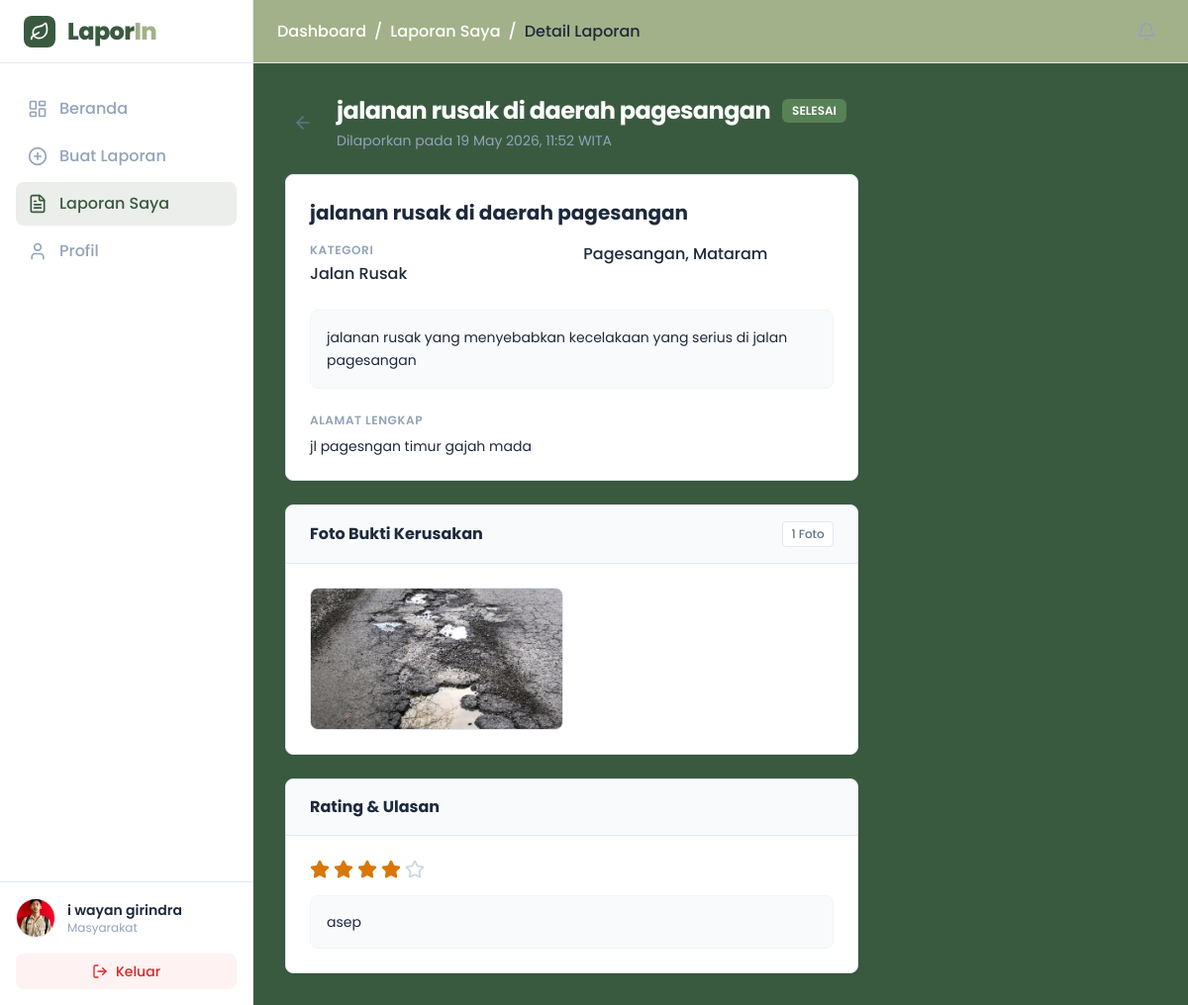
The page /user/detailLaporan.php?id=7 (signed in) on the database its author committed.
### tables this page shows
CREATE TABLE `users` (
  `id` int(10) NOT NULL,
  `nama` varchar(50) NOT NULL,
  `nik` varchar(50) NOT NULL,
  `username` varchar(50) NOT NULL,
  `password` varchar(100) NOT NULL,
  `gender` enum('Laki-laki','Perempuan') NOT NULL,
  `alamat` text NOT NULL,
  `foto` varchar(255) NOT NULL
);

CREATE TABLE `laporan` (
  `id` int(11) NOT NULL,
  `user_id` int(11) NOT NULL,
  `judul` varchar(100) NOT NULL,
  `kategori` varchar(50) NOT NULL,
  `deskripsi` text NOT NULL,
  `foto` varchar(255) DEFAULT NULL,
  `rating` int(1) DEFAULT NULL,
  `ulasan` text DEFAULT NULL,
  `alamat` text NOT NULL,
  `kecamatan` varchar(50) NOT NULL,
  `kelurahan` varchar(50) NOT NULL,
  `latitude` decimal(10,8) DEFAULT NULL,
  `longitude` decimal(11,8) DEFAULT NULL,
  `status` enum('Menunggu','Diproses','Selesai','Ditolak') DEFAULT 'Menunggu',
  `tanggal` timestamp NOT NULL DEFAULT current_timestamp()
);

### user/detailLaporan.php (the view, shortened to what this page needs)
<?php
require __DIR__ . '/../database/conection.php';
$user_id = $_SESSION['user_id'];
$id_laporan = $_GET['id'];
$stmt_laporan = $pdo->prepare("SELECT * FROM laporan WHERE id = :id_laporan AND user_id = :user_id");
$stmt_laporan->execute([':id_laporan' => $id_laporan, ':user_id' => $user_id]);
$laporan = $stmt_laporan->fetch();
?>
<!DOCTYPE html>
<html lang="id">
<head>
    <script src="https://cdn.tailwindcss.com"></script>
</head>
<body class="bg-light text-dark font-sans h-screen flex overflow-hidden">
    <?php include 'sidebar.php'; ?>
    <div class="flex-1 flex flex-col h-screen overflow-hidden">
        <header
            class="h-16 bg-accent border-b border-slate-200 flex items-center justify-between px-4 sm:px-6 z-30 shrink-0">
            <div class="hidden sm:block">
                <nav class="flex text-white text-muted font-medium">
                    <a href="beranda.php" class="hover:text-dark">Dashboard</a>
                    <span class="mx-2">/</span>
                    <a href="daftarLaporan.php" class="hover:text-dark">Laporan Saya</a>
                    <span class="mx-2">/</span>
                    <span class="text-dark">Detail Laporan</span>
                </nav>
            </div>
            <div class="flex items-center ml-auto">
                <button
                    class="relative p-2 text-muted hover:text-dark rounded-full hover:bg-slate-50 transition-colors">
                    <i data-lucide="bell" class="w-5 h-5"></i>
                </button>
            </div>
        </header>
        <main class="flex-1 overflow-y-auto bg-primary p-4 sm:p-6 lg:p-8">
            <div class="max-w-5xl mx-auto space-y-6">
                <div class="flex flex-col sm:flex-row justify-between items-start sm:items-center gap-4">
                    <div class="flex items-center">
                        <button
                            class="mr-4 p-2 rounded-lg hover:bg-slate-200 transition-colors text-slate-500 hover:text-dark focus:outline-none focus:ring-2 focus:ring-primary"
                            title="Kembali" onclick="history.back()">
                            <i data-lucide="arrow-left" class="w-5 h-5"></i>
                        </button>
                        <div>
                            <div class="flex items-center gap-3 mb-1">
                                <h2 class="text-2xl font-bold text-white tracking-tight">
                                    <?php echo $laporan['judul']; ?>
                                </h2>
                                <?php
                                $status = $laporan['status'];
                                if($status == 'Menunggu') {
                                    echo '<span class="inline-flex items-center px-2.5 py-1 rounded-md text-xs font-semibold bg-warning text-white uppercase">Menunggu</span>';
                                } elseif($status == 'Diproses') {
                                    echo '<span class="inline-flex items-center px-2.5 py-1 rounded-md text-xs font-semibold bg-info text-white uppercase">Diproses</span>';
                                } elseif($status == 'Selesai') {
                                    echo '<span class="inline-flex items-center px-2.5 py-1 rounded-md text-xs font-semibold bg-secondary text-white uppercase">Selesai</span>';
                                } elseif($status == 'Ditolak') {
                                    echo '<span class="inline-flex items-center px-2.5 py-1 rounded-md text-xs font-semibold bg-danger text-white uppercase">Ditolak</span>';
                                }
                                ?>
                            </div>
                            <p class="text-muted text-sm">
                                Dilaporkan pada <?php echo date('d F Y, H:i', strtotime($laporan['tanggal'])); ?> WITA
                            </p>
                        </div>
                    </div>
                </div>
                <div class="grid grid-cols-1 lg:grid-cols-3 gap-6">
                    <div class="lg:col-span-2 space-y-6">
                        <div class="bg-white border border-slate-200 rounded-lg shadow-sm overflow-hidden">
                            <div class="p-6">
                                <h3 class="text-xl font-bold text-dark mb-4"><?php echo $laporan['judul']; ?></h3>
                                <div class="grid grid-cols-1 sm:grid-cols-2 gap-y-4 gap-x-6 mb-6">
                                    <div>
                                        <p class="text-xs font-semibold text-slate-400 uppercase tracking-wider mb-1">
                                            Kategori</p>
                                        <div class="flex items-center text-dark font-medium">
                                            <p class="text-dark font-medium"><?php echo $laporan['kategori']; ?></p>
                                        </div>
                                    </div>
                                    <div>
                                        <p class="text-dark font-medium"><?php echo $laporan['kelurahan'] . ', ' . $laporan['kecamatan']; ?></p>
                                    </div>
                                </div>
                                <div>
                                    <p class="text-dark text-sm leading-relaxed bg-slate-50 p-4 rounded-lg border border-slate-100">
                                    <?php echo $laporan['deskripsi']; ?>
                                </p>
                                </div>
                                <div class="mt-6">
                                    <p class="text-xs font-semibold text-slate-400 uppercase tracking-wider mb-2">Alamat
                                        Lengkap</p>
                                    <p class="text-dark text-sm"><?php echo $laporan['alamat']; ?></p>
                                </div>
                            </div>
                        </div>
                        <div class="bg-white border border-slate-200 rounded-lg shadow-sm overflow-hidden">
                            <div
                                class="px-6 py-4 border-b border-slate-200 flex justify-between items-center bg-slate-50">
                                <h3 class="font-bold text-dark">Foto Bukti Kerusakan</h3>
                                <span
                                    class="text-xs font-medium text-slate-500 bg-white px-2 py-1 rounded border border-slate-200"><?php echo (!empty($laporan['foto'])) ? '1 Foto' : '0 Foto'; ?></span>
                            </div>
                            <div class="p-6">
                                <div class="grid grid-cols-2 gap-4">
                                    <?php if(!empty($laporan['foto'])): ?>
                                    <div class="aspect-video bg-slate-100 rounded-lg overflow-hidden border border-slate-200">
                                        <img src="../uploads/foto_laporan/<?php echo $laporan['foto']; ?>"
                                            alt="Foto Laporan" class="w-full h-full object-cover">
                                    </div>
                                    <?php else: ?>
                                    <p class="text-muted text-sm">Tidak ada foto</p>
                                    <?php endif; ?>
                                </div>
                            </div>
                        </div>
                        <?php if($laporan['status'] == 'Selesai'): ?>
                        <div class="bg-white border border-slate-200 rounded-lg shadow-sm overflow-hidden mt-6">
                            <div class="px-6 py-4 border-b border-slate-200 bg-slate-50">
                                <h3 class="font-bold text-dark">Rating & Ulasan</h3>
                            </div>
                            <div class="p-6">
                                <?php if(empty($laporan['rating'])): ?>
                                <form method="POST" action="">
                                    <div class="mb-4">
                                        <label class="block text-sm font-medium text-dark mb-2">Beri Rating (1-5)</label>
                                        <div class="flex gap-1" id="star-rating-container">
                                            <?php for($i=1; $i<=5; $i++): ?>
                                            <label class="cursor-pointer star-label" data-index="<?php echo $i; ?>">
                                                <input type="radio" name="rating" value="<?php echo $i; ?>" class="hidden rating-radio" required>
                                                <div class="p-2 transition-colors star-box text-slate-300">
                                                    <i data-lucide="star" class="w-8 h-8 star-icon stroke-current"></i>
                                                </div>
                                            </label>
                                            <?php endfor; ?>
                                        </div>
                                    </div>
                                    <div class="mb-4">
                                        <label class="block text-sm font-medium text-dark mb-2">Ulasan</label>
                                        <textarea name="ulasan" rows="3" class="w-full px-4 py-2 border border-slate-300 rounded-lg focus:ring-2 focus:ring-primary focus:border-primary outline-none transition-all resize-none" placeholder="Tuliskan ulasan Anda mengenai penanganan laporan ini..." required></textarea>
                                    </div>
                                    <button type="submit" name="submit_ulasan" class="px-4 py-2 bg-primary text-white font-medium rounded-lg hover:bg-primary-dark transition-colors text-sm shadow-sm">
                                        Kirim Ulasan
                                    </button>
                                </form>
                                <?php else: ?>
                                <div class="space-y-4">
                                    <div class="flex items-center gap-1">
                                        <?php for($i=1; $i<=5; $i++): ?>
                                        <i data-lucide="star" class="w-5 h-5 <?php echo ($i <= $laporan['rating']) ? 'text-warning fill-warning' : 'text-slate-300'; ?>"></i>
                                        <?php endfor; ?>
                                    </div>
                                    <p class="text-dark text-sm bg-slate-50 p-4 rounded-lg border border-slate-100">
                                        <?php echo htmlspecialchars($laporan['ulasan']); ?>
                                    </p>
                                </div>
                                <?php endif; ?>
                            </div>
                        </div>
                        <?php endif; ?>
                    </div>
                </div>
            </div>
        </main>
    </div>
</body>
</html>

### user/sidebar.php (shortened to what this page needs)
<?php
$current_page = basename($_SERVER['PHP_SELF']);
$sidebar_user_id = $_SESSION['user_id'] ?? null;
$sidebar_nama = 'User';
$sidebar_foto = null;
if ($sidebar_user_id && isset($pdo)) {
    $stmt_sidebar = $pdo->prepare("SELECT nama, foto FROM users WHERE id = :id");
    $stmt_sidebar->execute([':id' => $sidebar_user_id]);
    if ($sidebar_row = $stmt_sidebar->fetch()) {
        $sidebar_nama = $sidebar_row['nama'];
        $sidebar_foto = $sidebar_row['foto'];
    }
}
?>
<aside id="sidebar"
    class="fixed inset-y-0 left-0 bg-white w-64 border-r border-slate-200 z-50 transform -translate-x-full lg:translate-x-0 lg:static lg:flex lg:flex-col transition-transform duration-300 ease-in-out">
    <div class="h-16 flex items-center px-6 border-b border-slate-200">
        <div class="w-8 h-8 bg-primary rounded-lg flex items-center justify-center text-white mr-3">
            <i data-lucide="leaf" class="w-5 h-5"></i>
        </div>
        <span class="text-primary font-extrabold text-2xl tracking-tight">Lapor<span class="text-accent">In</span></span>
    </div>
    <nav class="flex-1 px-4 py-6 space-y-1 overflow-y-auto">
        <a href="beranda.php" class="flex items-center px-3 py-2.5 <?php echo ($current_page == 'beranda.php') ? 'bg-primary/10 text-primary' : 'text-muted hover:text-dark hover:bg-slate-50 transition-colors'; ?> rounded-lg font-medium group">
            <i data-lucide="layout-dashboard" class="w-5 h-5 mr-3 <?php echo ($current_page == 'beranda.php') ? '' : 'group-hover:text-primary transition-colors'; ?>"></i>
            Beranda
        </a>
        <a href="buatLaporan.php"
            class="flex items-center px-3 py-2.5 <?php echo ($current_page == 'buatLaporan.php') ? 'bg-primary/10 text-primary' : 'text-muted hover:text-dark hover:bg-slate-50 transition-colors'; ?> rounded-lg font-medium group">
            <i data-lucide="plus circle" class="w-5 h-5 mr-3 <?php echo ($current_page == 'buatLaporan.php') ? '' : 'group-hover:text-primary transition-colors'; ?>"></i>
            Buat Laporan
        </a>
        <a href="daftarLaporan.php"
            class="flex items-center px-3 py-2.5 <?php echo (in_array($current_page, ['daftarLaporan.php', 'detailLaporan.php', 'editLaporan.php'])) ? 'bg-primary/10 text-primary' : 'text-muted hover:text-dark hover:bg-slate-50 transition-colors'; ?> rounded-lg font-medium group">
            <i data-lucide="file-text" class="w-5 h-5 mr-3 <?php echo (in_array($current_page, ['daftarLaporan.php', 'detailLaporan.php', 'editLaporan.php'])) ? '' : 'group-hover:text-primary transition-colors'; ?>"></i>
            Laporan Saya
        </a>
        <a href="profile.php"
            class="flex items-center px-3 py-2.5 <?php echo ($current_page == 'profile.php') ? 'bg-primary/10 text-primary' : 'text-muted hover:text-dark hover:bg-slate-50 transition-colors'; ?> rounded-lg font-medium group">
            <i data-lucide="user" class="w-5 h-5 mr-3 <?php echo ($current_page == 'profile.php') ? '' : 'group-hover:text-primary transition-colors'; ?>"></i>
            Profil
        </a>
    </nav>
    <div class="p-4 border-t border-slate-200">
        <a href="profile.php" class="flex items-center group">
            <div
                class="w-10 h-10 rounded-full bg-slate-100 flex items-center justify-center text-primary font-bold overflow-hidden border border-slate-200">
                <?php if(!empty($sidebar_foto)): ?>
                <img src="../uploads/foto_profil/<?php echo htmlspecialchars($sidebar_foto); ?>"
                alt="Avatar" class="w-full h-full object-cover">
                <?php else: ?>
                <img src="<?php echo 'https://ui-avatars.com/api/?name=' . urlencode($sidebar_nama) . '&background=A3B18A&color=ffffff'; ?>"
                alt="Avatar" class="w-full h-full object-cover">
                <?php endif; ?>
            </div>
            <div class="ml-3">
                <p class="text-sm font-semibold text-dark group-hover:text-primary transition-colors">
                    <?php echo htmlspecialchars($sidebar_nama); ?>
                </p>
                <p class="text-xs text-muted">Masyarakat</p>
            </div>
        </a>
        <a href="logout.php"
            class="mt-4 w-full flex items-center justify-center px-3 py-2 text-sm text-danger bg-red-50 hover:bg-red-100 rounded-lg font-medium transition-colors">
            <i data-lucide="log-out" class="w-4 h-4 mr-2"></i>
            Keluar
        </a>
    </div>
</aside>

### rows shown on the page
users: foto (picture), nama "i wayan girindra"
laporan: judul "jalanan rusak di daerah pagesangan", tanggal "19 May 2026, 11:52", kategori "Jalan Rusak", kelurahan "Pagesangan", kecamatan "Mataram", deskripsi "jalanan rusak yang menyebabkan kecelakaan yang serius di jalan pagesangan", alamat "jl pagesngan timur gajah mada", foto (picture), status "Selesai" (drawn), ulasan "asep"
